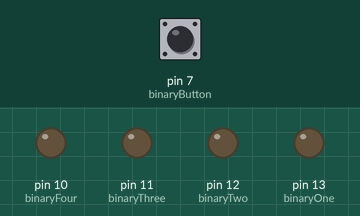
This sketch was run on a simulated Arduino Uno, built with avr-gcc and run on an emulated ATmega328P. Parts: output pins drawn as LEDs (lit = HIGH). The inputs (shaded band) are chosen by the test bench; at power-on: pin 7 (binaryButton) LOW.

Above: at 1.2 s.
1.3 s: pin 7 (binaryButton) pulled HIGH for 1 s
At 3.1 s:
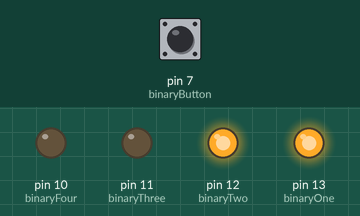
4.0 s: pin 7 (binaryButton) pulled HIGH for 0.15 s
At 5.6 s:
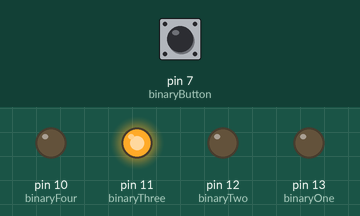
5.9 s: pin 7 (binaryButton) pulled HIGH for 0.15 s
At 7.2 s:
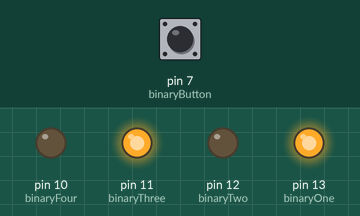
7.8 s: pin 7 (binaryButton) pulled HIGH for 3.2 s
At 12.0 s:
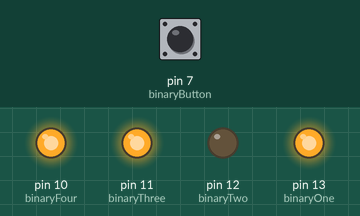
12.5 s: pin 7 (binaryButton) pulled HIGH for 0.15 s
At 13.4 s:
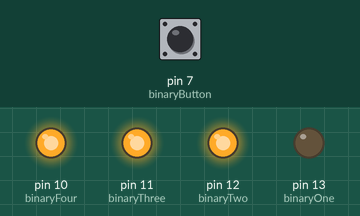
14.4 s: pin 7 (binaryButton) pulled HIGH for 1 s
At 16.7 s:
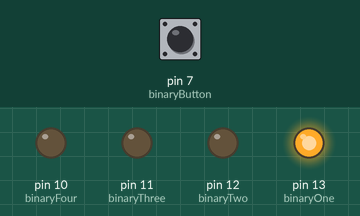
Timing chart, 0 to 17.9 s (numbered marks = the images above; inputs shaded):
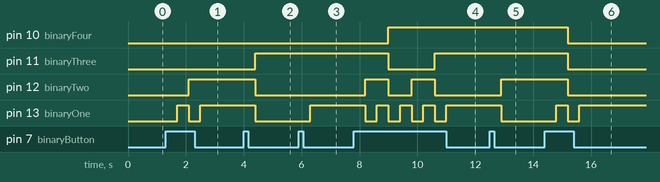

The sketch:

labb1_del_1.ino
```cpp
int binaryOperator = 0;
bool buttonPressed = false;
bool countUp = false;
const int binaryOne = 13;
const int binaryTwo = 12;
const int binaryThree = 11;
const int binaryFour = 10;
const int binaryButton = 7;
void setup() {

pinMode(binaryOne, OUTPUT);
pinMode(binaryTwo, OUTPUT);
pinMode(binaryThree, OUTPUT);
pinMode(binaryFour, OUTPUT);
pinMode(binaryButton, INPUT);

}

void loop() {

 buttonPressed = digitalRead(binaryButton);
 if (buttonPressed){
  countUp = true;
   delay(200);
 }
  if(countUp){
  	binaryOperator++;
    countUp = false;
    delay(200);
  }

  // Counter 1-15 in binary LED's
  switch (binaryOperator){
    case 0:
      break;
    case 1:
      digitalWrite(binaryOne, HIGH);
      break;
    case 2:
      digitalWrite(binaryOne, LOW);
      digitalWrite(binaryTwo, HIGH);
      break;
    case 3:
      digitalWrite(binaryOne, HIGH);
      break;
    case 4:
      digitalWrite(binaryOne, LOW);
      digitalWrite(binaryTwo, LOW);
      digitalWrite(binaryThree, HIGH);
      break;
    case 5:
      digitalWrite(binaryOne, HIGH);
      break;
    case 6:
      digitalWrite(binaryOne, LOW);
      digitalWrite(binaryTwo, HIGH);
      break;
    case 7:
      digitalWrite(binaryOne, HIGH);
      break;
    case 8:
      digitalWrite(binaryOne, LOW);
      digitalWrite(binaryTwo, LOW);
      digitalWrite(binaryThree, LOW);
      digitalWrite(binaryFour, HIGH);
      break;
    case 9:
      digitalWrite(binaryOne, HIGH);
      break;
    case 10:
      digitalWrite(binaryOne, LOW);
      digitalWrite(binaryTwo, HIGH);
      break;
    case 11:
      digitalWrite(binaryOne, HIGH);
      break;
    case 12:
    	digitalWrite(binaryOne, LOW);
    	digitalWrite(binaryTwo, LOW);
    	digitalWrite(binaryThree, HIGH);
    	break;
    case 13:
    	digitalWrite(binaryOne, HIGH);
    	break;
    case 14:
    	digitalWrite(binaryOne, LOW);
    	digitalWrite(binaryTwo, HIGH);
    	break;
    case 15:
    	digitalWrite(binaryOne, HIGH);
    	break;
    case 16:
     	digitalWrite(binaryFour, LOW);
     	digitalWrite(binaryThree, LOW);
     	digitalWrite(binaryTwo, LOW);
        digitalWrite(binaryOne, LOW);
    	binaryOperator = 0;
    	break;
  }
}
```

Measured:
- after the input at 1.3 s, pin 12 (binaryTwo): LOW → HIGH after 0.80 s; pin 13 (binaryOne): LOW → HIGH after 0.40 s, → LOW 0.40 s later, → HIGH 0.40 s later
- after the input at 4.0 s, pin 11 (binaryThree): LOW → HIGH after 0.40 s; pin 12 (binaryTwo), pin 13 (binaryOne): HIGH → LOW after 0.40 s
- after the input at 5.9 s, pin 13 (binaryOne): LOW → HIGH after 0.40 s
- after the input at 7.8 s, pin 10 (binaryFour): LOW → HIGH after 1.2 s; pin 11 (binaryThree): HIGH → LOW after 1.2 s, → HIGH 1.6 s later
- after the input at 12.5 s, pin 12 (binaryTwo): LOW → HIGH after 0.40 s; pin 13 (binaryOne): HIGH → LOW after 0.40 s
- after the input at 14.4 s, pin 10 (binaryFour), pin 11 (binaryThree), pin 12 (binaryTwo): HIGH → LOW after 0.80 s; pin 13 (binaryOne): LOW → HIGH after 0.40 s, → LOW 0.40 s later, → HIGH 0.40 s later
